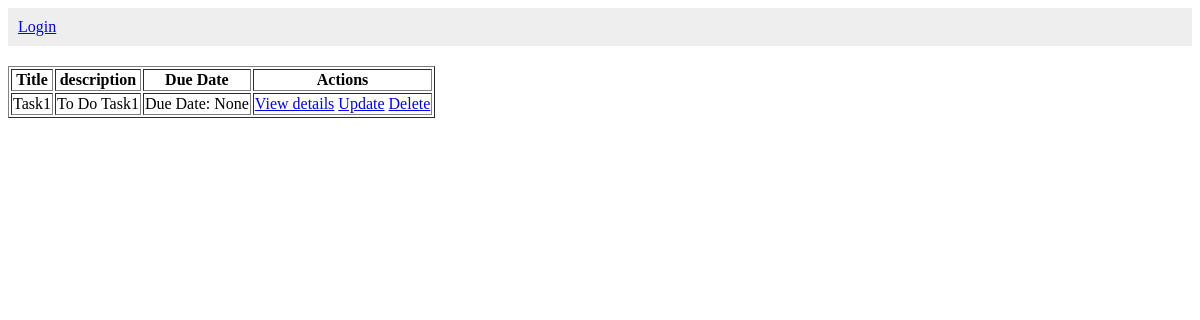
The page /firstapp/tasks/ on the database as committed earlier.
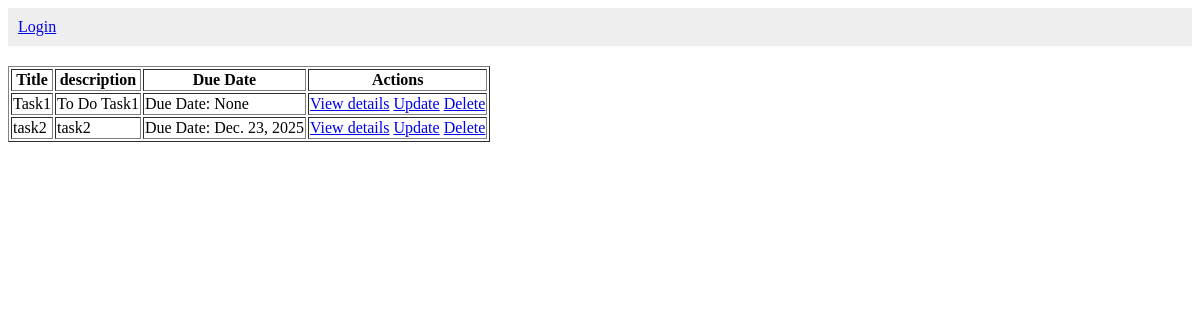
The same page on the database as committed later.
### firstApp/models.py (models this page shows, shortened)
class Task(models.Model):
    STATUS_CHOICES=[
        ('TODO', 'To Do'),
        ('IN_PROGRESS', 'In progress'),
        ('DONE', 'Done'),
    ]
    title=models.CharField(max_length=200)
    description=models.TextField()
    due_date=models.DateField(null=True, blank=True)
    status=models.CharField(max_length=50,
                            default='ToDo',
                            choices=STATUS_CHOICES)
    assigned_to=models.ForeignKey(Person,
                                  on_delete=models.CASCADE,
                                  related_name='tasks')

### firstApp/views.py (the view)
# urls.py: path('tasks/',task_list, name='task_list'),
def task_list(request):
    tasks= Task.objects.all()
    return render(request,'firstApp/task_list.html',{'tasks':tasks})

### firstApp/templates/firstApp/task_list.html
<nav style="background: #eee;  padding: 10px; margin-bottom:20px;">
{% if user.is_authenticated %}
<span> Welcome, <strong>{{user.username}} </strong>!</span>
<form action="{% url 'logout' %}" method="post" style="display:inline;">
{% csrf_token %}
<button type="submit">Logout</button>
</form>
{% else %}
<a href="{% url 'login' %}">Login </a>
{% endif %}
</nav>
<table border="1">
   <tr>
     <th>Title</th>
     <th>description</th>
     <th>Due Date</th>
     <th>Actions</th>
   </tr>
   {% for task in tasks %}
   <tr>
<td>{{task.title}}</td>
<td>{{task.description }}</td>
<td>Due Date: {{ task.due_date }}</td>
<td><a href="{% url 'taskdetail' task.id  %}">View details</a>
<a href="{% url 'taskupdate' task.id  %}">Update</a>
<a href="{% url 'taskdelete' task.id  %}">Delete</a></td>
</tr>
{% empty %}
   <p>No tasks available.</p>
{% endfor %}
</table>

Rows that differ between the two databases and show on the page:
added Task: title "task2", description "task2", due_date "Dec. 23, 2025"
